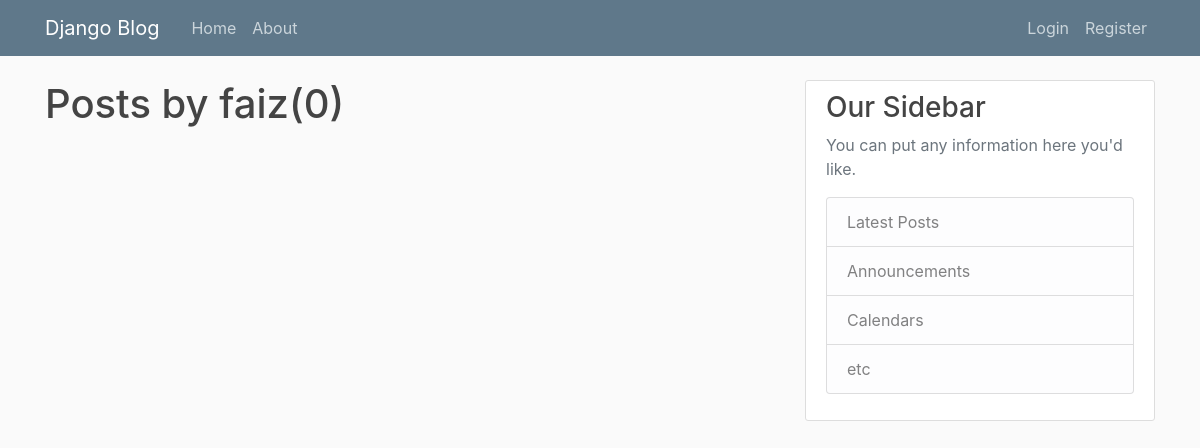
The page /user/faiz on the database as committed earlier.
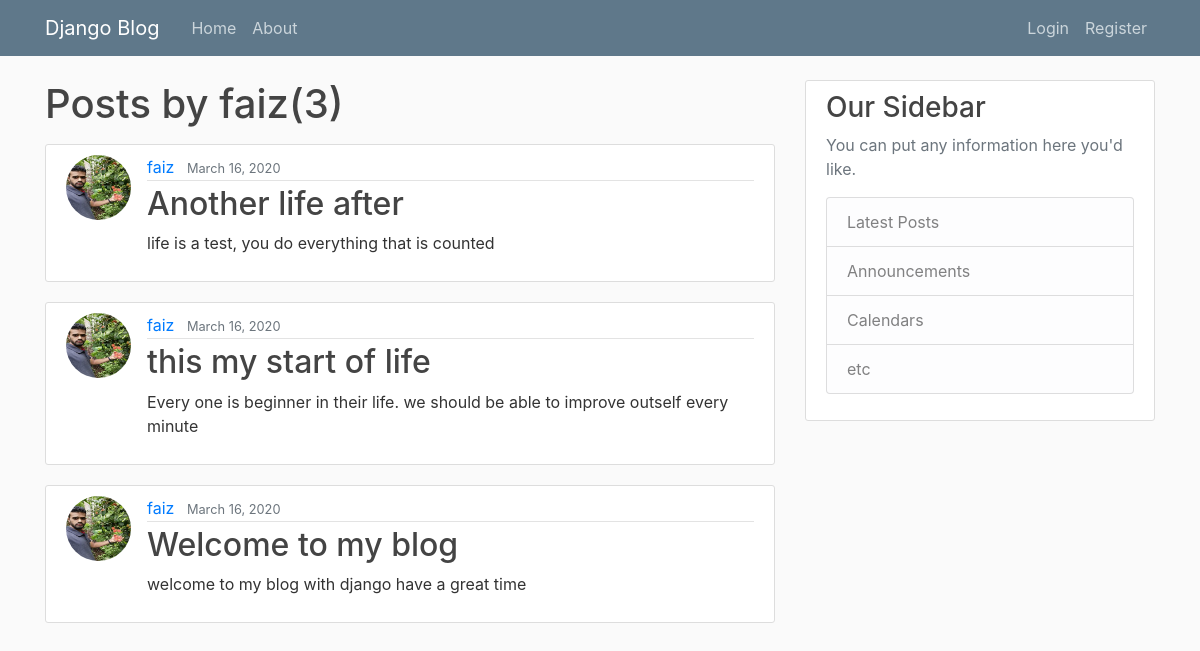
The same page on the database as committed later.
### blog/models.py (models this page shows, shortened)
class Post(models.Model):
    title= models.CharField(max_length=100)
    content =models.TextField()
    date_posted=models.DateTimeField(default=timezone.now)
    auth = models.ForeignKey(User,on_delete=models.CASCADE)

### users/models.py (models this page shows, shortened)
class Profile(models.Model):
    user = models.OneToOneField(User,on_delete=models.CASCADE) ## if user is deleted , then delete profile
    image=models.ImageField(default='default.jpg', upload_to='profile_pics')

### blog/views.py (the view)
# urls.py: path('user/<str:username>', UserPostListView.as_view(),name='user-posts'),
class UserPostListView(ListView):# working with a class based view
    model = Post
    template_name = "blog/user_posts.html"
    context_object_name ="posts"
    ordering = ['-date_posted']
    paginate_by =5
    def get_queryset(self):
        user =get_object_or_404(User,username =self.kwargs.get('username'))
        return Post.objects.filter(auth=user).order_by('-date_posted')

### blog/templates/blog/user_posts.html (shortened to what this page needs)
{% extends 'blog/base.html' %}
{%block content%}
<h1 class="mb-3">Posts by {{view.kwargs.username}}({{page_obj.paginator.count}})</h1>
    {% for post in posts %}
       <article class="media content-section">
       <img class="rounded-circle article-img" src="{{post.auth.profile.image.url}}" alt="DP">
            <div class="media-body">
                <div class="article-metadata">
                <a class="mr-2" href="{% url 'user-posts' post.auth.username %}">{{ post.auth }}</a>
                <small class="text-muted">{{ post.date_posted|date:"F d, Y" }}</small>
                </div>
                <h2><a class="article-title" href="{% url 'post-detail' post.pk %}">{{ post.title }}</a></h2>
                <p class="article-content">{{ post.content }}</p>
            </div>
        </article>
    {% endfor %}
{% endblock content %}

Rows that differ between the two databases and show on the page:
added Post: auth.profile.image (picture), auth "faiz", date_posted "March 16, 2020", title "Another life after", content "life is a test, you do everything that is counted"
added Post: auth.profile.image (picture), auth "faiz", date_posted "March 16, 2020", title "this my start of life", content "Every one is beginner in their life. we should be able to improve outself every minute"
added Post: auth.profile.image (picture), auth "faiz", date_posted "March 16, 2020", title "Welcome to my blog", content "welcome to my blog with django have a great time"
Other text that changed with them:
{{ page_obj.paginator.count }}: "0" → "3"
